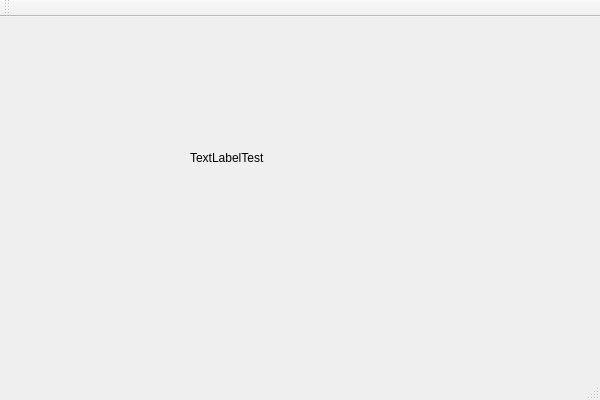
<?xml version="1.0" encoding="utf-8"?>
<ui version="4.0">
 <class>QtTestClass</class>
 <widget class="QMainWindow" name="QtTestClass">
  <property name="geometry">
   <rect>
    <x>0</x>
    <y>0</y>
    <width>600</width>
    <height>400</height>
   </rect>
  </property>
  <property name="windowTitle">
   <string>QtTest1</string>
  </property>
  <widget class="QWidget" name="centralWidget">
   <widget class="QLabel" name="label">
    <property name="geometry">
     <rect>
      <x>190</x>
      <y>110</y>
      <width>211</width>
      <height>61</height>
     </rect>
    </property>
    <property name="text">
     <string>TextLabelTest</string>
    </property>
   </widget>
  </widget>
  <widget class="QMenuBar" name="menuBar">
   <property name="geometry">
    <rect>
     <x>0</x>
     <y>0</y>
     <width>600</width>
     <height>21</height>
    </rect>
   </property>
  </widget>
  <widget class="QToolBar" name="mainToolBar">
   <attribute name="toolBarArea">
    <enum>TopToolBarArea</enum>
   </attribute>
   <attribute name="toolBarBreak">
    <bool>true</bool>
   </attribute>
  </widget>
  <widget class="QStatusBar" name="statusBar"/>
 </widget>
 <layoutdefault spacing="6" margin="11"/>
 <resources>
  <include location="qttest1.qrc"/>
 </resources>
 <connections/>
</ui>
